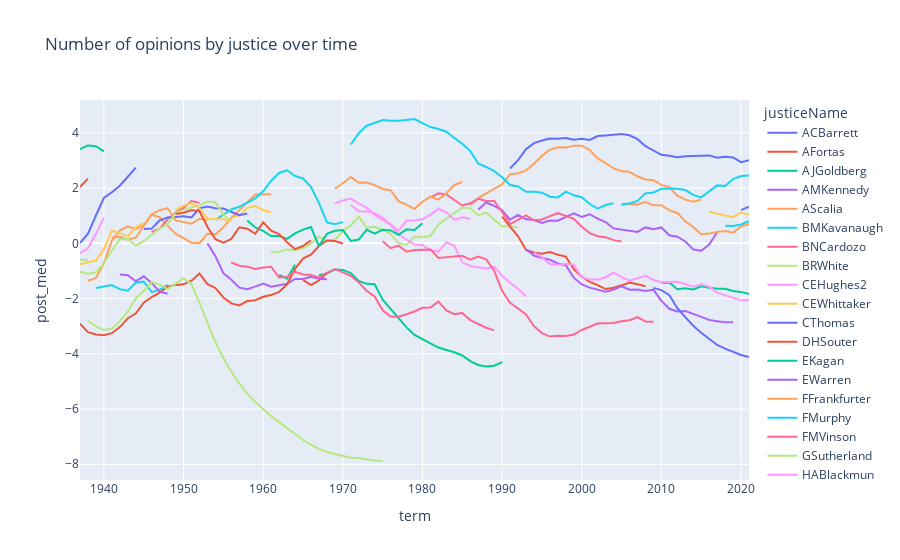

Notebook cell for this chart:
### Code cell
px.line(df, x="term", y="post_med", color="justiceName", title="Number of opinions by justice over time")

### Figure 1 — Plotly figure (JSON) as saved in the notebook; plotly's stock layout.template omitted (floating-point values rounded to 4 significant figures)
{"data": [{"hovertemplate": "justiceName=ACBarrett<br>term=%{x}<br>post_med=%{y}<extra></extra>", "legendgroup": "ACBarrett", "line": {"color": "#636efa", "dash": "solid"}, "marker": {"symbol": "circle"}, "mode": "lines", "name": "ACBarrett", "orientation": "v", "showlegend": true, "type": "scatter", "x": [2020, 2021], "xaxis": "x", "y": [1.201, 1.326], "yaxis": "y"}, {"hovertemplate": "justiceName=AFortas<br>term=%{x}<br>post_med=%{y}<extra></extra>", "legendgroup": "AFortas", "line": {"color": "#EF553B", "dash": "solid"}, "marker": {"symbol": "circle"}, "mode": "lines", "name": "AFortas", "orientation": "v", "showlegend": true, "type": "scatter", "x": [1965, 1966, 1967, 1968], "xaxis": "x", "y": [-1.321, -1.508, -1.347, -1.08], "yaxis": "y"}, {"hovertemplate": "justiceName=AJGoldberg<br>term=%{x}<br>post_med=%{y}<extra></extra>", "legendgroup": "AJGoldberg", "line": {"color": "#00cc96", "dash": "solid"}, "marker": {"symbol": "circle"}, "mode": "lines", "name": "AJGoldberg", "orientation": "v", "showlegend": true, "type": "scatter", "x": [1962, 1963, 1964], "xaxis": "x", "y": [-1.145, -1.282, -0.777], "yaxis": "y"}, {"hovertemplate": "justiceName=AMKennedy<br>term=%{x}<br>post_med=%{y}<extra></extra>", "legendgroup": "AMKennedy", "line": {"color": "#ab63fa", "dash": "solid"}, "marker": {"symbol": "circle"}, "mode": "lines", "name": "AMKennedy", "orientation": "v", "showlegend": true, "type": "scatter", "x": [1987, 1988, 1989, 1990, 1991, 1992, 1993, 1994, 1995, 1996, 1997, 1998, 1999, 2000, 2001, 2002, 2003, 2004, 2005, 2006, 2007, 2008, 2009, 2010, 2011, 2012, 2013, 2014, 2015, 2016, 2017], "xaxis": "x", "y": [1.213, 1.478, 1.355, 1.198, 0.857, 1.027, 0.871, 0.847, 0.735, 0.826, 0.821, 0.948, 1.085, 0.957, 1.054, 0.895, 0.766, 0.54, 0.499, 0.457, 0.411, 0.576, 0.512, 0.575, 0.294, 0.239, 0.069, -0.223, -0.267, -0.047, 0.399], "yaxis": "y"}, {"hovertemplate": "justiceName=AScalia<br>term=%{x}<br>post_med=%{y}<extra></extra>", "legendgroup": "AScalia", "line": {"color": "#FFA15A", "dash": "solid"}, "marker": {"symbol": "circle"}, "mode": "lines", "name": "AScalia", "orientation": "v", "showlegend": true, "type": "scatter", "x": [1986, 1987, 1988, 1989, 1990, 1991, 1992, 1993, 1994, 1995, 1996, 1997, 1998, 1999, 2000, 2001, 2002, 2003, 2004, 2005, 2006, 2007, 2008, 2009, 2010, 2011, 2012, 2013, 2014, 2015], "xaxis": "x", "y": [1.381, 1.638, 1.808, 1.985, 2.139, 2.499, 2.533, 2.638, 2.879, 3.168, 3.394, 3.475, 3.466, 3.537, 3.537, 3.375, 3.077, 2.906, 2.711, 2.622, 2.582, 2.428, 2.311, 2.287, 2.115, 2.04, 1.723, 1.584, 1.505, 1.585], "yaxis": "y"}, {"hovertemplate": "justiceName=BMKavanaugh<br>term=%{x}<br>post_med=%{y}<extra></extra>", "legendgroup": "BMKavanaugh", "line": {"color": "#19d3f3", "dash": "solid"}, "marker": {"symbol": "circle"}, "mode": "lines", "name": "BMKavanaugh", "orientation": "v", "showlegend": true, "type": "scatter", "x": [2018, 2019, 2020, 2021], "xaxis": "x", "y": [0.635, 0.625, 0.682, 0.806], "yaxis": "y"}, {"hovertemplate": "justiceName=BNCardozo<br>term=%{x}<br>post_med=%{y}<extra></extra>", "legendgroup": "BNCardozo", "line": {"color": "#FF6692", "dash": "solid"}, "marker": {"symbol": "circle"}, "mode": "lines", "name": "BNCardozo", "orientation": "v", "showlegend": true, "type": "scatter", "x": [1937], "xaxis": "x", "y": [-1.546], "yaxis": "y"}, {"hovertemplate": "justiceName=BRWhite<br>term=%{x}<br>post_med=%{y}<extra></extra>", "legendgroup": "BRWhite", "line": {"color": "#B6E880", "dash": "solid"}, "marker": {"symbol": "circle"}, "mode": "lines", "name": "BRWhite", "orientation": "v", "showlegend": true, "type": "scatter", "x": [1961, 1962, 1963, 1964, 1965, 1966, 1967, 1968, 1969, 1970, 1971, 1972, 1973, 1974, 1975, 1976, 1977, 1978, 1979, 1980, 1981, 1982, 1983, 1984, 1985, 1986, 1987, 1988, 1989, 1990, 1991, 1992], "xaxis": "x", "y": [-0.326, -0.301, -0.22, -0.247, -0.193, -0.017, 0.246, 0.087, 0.131, 0.451, 0.639, 0.968, 0.56, 0.601, 0.493, 0.342, 0.006, -0.056, 0.246, 0.223, 0.264, 0.673, 0.895, 1.08, 1.294, 1.272, 1.021, 1.111, 0.874, 0.612, 0.629, 0.576], "yaxis": "y"}, {"hovertemplate": "justiceName=CEHughes2<br>term=%{x}<br>post_med=%{y}<extra></extra>", "legendgroup": "CEHughes2", "line": {"color": "#FF97FF", "dash": "solid"}, "marker": {"symbol": "circle"}, "mode": "lines", "name": "CEHughes2", "orientation": "v", "showlegend": true, "type": "scatter", "x": [1937, 1938, 1939, 1940], "xaxis": "x", "y": [-0.355, -0.177, 0.344, 0.93], "yaxis": "y"}, {"hovertemplate": "justiceName=CEWhittaker<br>term=%{x}<br>post_med=%{y}<extra></extra>", "legendgroup": "CEWhittaker", "line": {"color": "#FECB52", "dash": "solid"}, "marker": {"symbol": "circle"}, "mode": "lines", "name": "CEWhittaker", "orientation": "v", "showlegend": true, "type": "scatter", "x": [1956, 1957, 1958, 1959, 1960, 1961], "xaxis": "x", "y": [0.96, 1.012, 1.275, 1.361, 1.199, 1.126], "yaxis": "y"}, {"hovertemplate": "justiceName=CThomas<br>term=%{x}<br>post_med=%{y}<extra></extra>", "legendgroup": "CThomas", "line": {"color": "#636efa", "dash": "solid"}, "marker": {"symbol": "circle"}, "mode": "lines", "name": "CThomas", "orientation": "v", "showlegend": true, "type": "scatter", "x": [1991, 1992, 1993, 1994, 1995, 1996, 1997, 1998, 1999, 2000, 2001, 2002, 2003, 2004, 2005, 2006, 2007, 2008, 2009, 2010, 2011, 2012, 2013, 2014, 2015, 2016, 2017, 2018, 2019, 2020, 2021], "xaxis": "x", "y": [2.711, 3.015, 3.407, 3.628, 3.721, 3.793, 3.785, 3.813, 3.752, 3.783, 3.745, 3.887, 3.908, 3.932, 3.955, 3.914, 3.773, 3.516, 3.374, 3.206, 3.174, 3.121, 3.155, 3.151, 3.173, 3.184, 3.1, 3.135, 3.11, 2.941, 3.014], "yaxis": "y"}, {"hovertemplate": "justiceName=DHSouter<br>term=%{x}<br>post_med=%{y}<extra></extra>", "legendgroup": "DHSouter", "line": {"color": "#EF553B", "dash": "solid"}, "marker": {"symbol": "circle"}, "mode": "lines", "name": "DHSouter", "orientation": "v", "showlegend": true, "type": "scatter", "x": [1990, 1991, 1992, 1993, 1994, 1995, 1996, 1997, 1998, 1999, 2000, 2001, 2002, 2003, 2004, 2005, 2006, 2007, 2008], "xaxis": "x", "y": [0.968, 0.602, 0.256, -0.238, -0.334, -0.377, -0.317, -0.415, -0.482, -0.936, -1.204, -1.396, -1.511, -1.656, -1.609, -1.52, -1.419, -1.484, -1.553], "yaxis": "y"}, {"hovertemplate": "justiceName=EKagan<br>term=%{x}<br>post_med=%{y}<extra></extra>", "legendgroup": "EKagan", "line": {"color": "#00cc96", "dash": "solid"}, "marker": {"symbol": "circle"}, "mode": "lines", "name": "EKagan", "orientation": "v", "showlegend": true, "type": "scatter", "x": [2010, 2011, 2012, 2013, 2014, 2015, 2016, 2017, 2018, 2019, 2020, 2021], "xaxis": "x", "y": [-1.43, -1.421, -1.662, -1.625, -1.667, -1.556, -1.606, -1.645, -1.645, -1.726, -1.758, -1.835], "yaxis": "y"}, {"hovertemplate": "justiceName=EWarren<br>term=%{x}<br>post_med=%{y}<extra></extra>", "legendgroup": "EWarren", "line": {"color": "#ab63fa", "dash": "solid"}, "marker": {"symbol": "circle"}, "mode": "lines", "name": "EWarren", "orientation": "v", "showlegend": true, "type": "scatter", "x": [1953, 1954, 1955, 1956, 1957, 1958, 1959, 1960, 1961, 1962, 1963, 1964, 1965, 1966, 1967, 1968], "xaxis": "x", "y": [0, -0.464, -1.081, -1.322, -1.604, -1.661, -1.567, -1.455, -1.573, -1.517, -1.465, -1.289, -1.287, -1.213, -1.28, -1.301], "yaxis": "y"}, {"hovertemplate": "justiceName=FFrankfurter<br>term=%{x}<br>post_med=%{y}<extra></extra>", "legendgroup": "FFrankfurter", "line": {"color": "#FFA15A", "dash": "solid"}, "marker": {"symbol": "circle"}, "mode": "lines", "name": "FFrankfurter", "orientation": "v", "showlegend": true, "type": "scatter", "x": [1938, 1939, 1940, 1941, 1942, 1943, 1944, 1945, 1946, 1947, 1948, 1949, 1950, 1951, 1952, 1953, 1954, 1955, 1956, 1957, 1958, 1959, 1960, 1961], "xaxis": "x", "y": [-1.353, -1.249, -0.722, 0.101, 0.465, 0.612, 0.511, 0.654, 1.037, 0.945, 0.633, 0.345, 0.187, 0.022, 0.007, 0.35, 0.324, 0.587, 0.915, 1.182, 1.482, 1.766, 1.778, 1.778], "yaxis": "y"}, {"hovertemplate": "justiceName=FMurphy<br>term=%{x}<br>post_med=%{y}<extra></extra>", "legendgroup": "FMurphy", "line": {"color": "#19d3f3", "dash": "solid"}, "marker": {"symbol": "circle"}, "mode": "lines", "name": "FMurphy", "orientation": "v", "showlegend": true, "type": "scatter", "x": [1939, 1940, 1941, 1942, 1943, 1944, 1945, 1946, 1947, 1948], "xaxis": "x", "y": [-1.613, -1.565, -1.513, -1.658, -1.715, -1.427, -1.388, -1.765, -1.678, -1.502], "yaxis": "y"}, {"hovertemplate": "justiceName=FMVinson<br>term=%{x}<br>post_med=%{y}<extra></extra>", "legendgroup": "FMVinson", "line": {"color": "#FF6692", "dash": "solid"}, "marker": {"symbol": "circle"}, "mode": "lines", "name": "FMVinson", "orientation": "v", "showlegend": true, "type": "scatter", "x": [1946, 1947, 1948, 1949, 1950, 1951, 1952], "xaxis": "x", "y": [0.413, 0.535, 0.87, 1.115, 1.28, 1.531, 1.465], "yaxis": "y"}, {"hovertemplate": "justiceName=GSutherland<br>term=%{x}<br>post_med=%{y}<extra></extra>", "legendgroup": "GSutherland", "line": {"color": "#B6E880", "dash": "solid"}, "marker": {"symbol": "circle"}, "mode": "lines", "name": "GSutherland", "orientation": "v", "showlegend": true, "type": "scatter", "x": [1937], "xaxis": "x", "y": [1.564], "yaxis": "y"}, {"hovertemplate": "justiceName=HABlackmun<br>term=%{x}<br>post_med=%{y}<extra></extra>", "legendgroup": "HABlackmun", "line": {"color": "#FF97FF", "dash": "solid"}, "marker": {"symbol": "circle"}, "mode": "lines", "name": "HABlackmun", "orientation": "v", "showlegend": true, "type": "scatter", "x": [1969, 1970, 1971, 1972, 1973, 1974, 1975, 1976, 1977, 1978, 1979, 1980, 1981, 1982, 1983, 1984, 1985, 1986, 1987, 1988, 1989, 1990, 1991, 1992, 1993], "xaxis": "x", "y": [1.448, 1.552, 1.621, 1.437, 1.292, 1.031, 0.847, 0.674, 0.318, 0.144, -0.047, -0.073, -0.241, -0.3, 0.032, -0.077, -0.688, -0.816, -0.877, -0.921, -0.852, -1.173, -1.428, -1.647, -1.927], "yaxis": "y"}, {"hovertemplate": "justiceName=HFStone<br>term=%{x}<br>post_med=%{y}<extra></extra>", "legendgroup": "HFStone", "line": {"color": "#FECB52", "dash": "solid"}, "marker": {"symbol": "circle"}, "mode": "lines", "name": "HFStone", "orientation": "v", "showlegend": true, "type": "scatter", "x": [1937, 1938, 1939, 1940, 1941, 1942, 1943, 1944, 1945], "xaxis": "x", "y": [-0.758, -0.687, -0.614, -0.211, 0.454, 0.379, 0.246, 0.583, 0.732], "yaxis": "y"}, {"hovertemplate": "justiceName=HHBurton<br>term=%{x}<br>post_med=%{y}<extra></extra>", "legendgroup": "HHBurton", "line": {"color": "#636efa", "dash": "solid"}, "marker": {"symbol": "circle"}, "mode": "lines", "name": "HHBurton", "orientation": "v", "showlegend": true, "type": "scatter", "x": [1945, 1946, 1947, 1948, 1949, 1950, 1951, 1952, 1953, 1954, 1955, 1956, 1957, 1958], "xaxis": "x", "y": [0.516, 0.533, 0.829, 0.939, 0.956, 0.983, 0.94, 1.27, 1.331, 1.272, 1.258, 1.152, 1.017, 1.077], "yaxis": "y"}, {"hovertemplate": "justiceName=HLBlack<br>term=%{x}<br>post_med=%{y}<extra></extra>", "legendgroup": "HLBlack", "line": {"color": "#EF553B", "dash": "solid"}, "marker": {"symbol": "circle"}, "mode": "lines", "name": "HLBlack", "orientation": "v", "showlegend": true, "type": "scatter", "x": [1937, 1938, 1939, 1940, 1941, 1942, 1943, 1944, 1945, 1946, 1947, 1948, 1949, 1950, 1951, 1952, 1953, 1954, 1955, 1956, 1957, 1958, 1959, 1960, 1961, 1962, 1963, 1964, 1965, 1966, 1967, 1968, 1969, 1970], "xaxis": "x", "y": [-2.905, -3.219, -3.301, -3.329, -3.253, -3.032, -2.711, -2.541, -2.148, -1.944, -1.783, -1.571, -1.505, -1.485, -1.351, -1.091, -1.477, -1.616, -1.96, -2.174, -2.25, -2.089, -2.057, -1.936, -1.873, -1.762, -1.484, -0.926, -0.553, -0.413, -0.097, 0.103, 0.082, -0.007], "yaxis": "y"}, {"hovertemplate": "justiceName=JCMcReynolds<br>term=%{x}<br>post_med=%{y}<extra></extra>", "legendgroup": "JCMcReynolds", "line": {"color": "#00cc96", "dash": "solid"}, "marker": {"symbol": "circle"}, "mode": "lines", "name": "JCMcReynolds", "orientation": "v", "showlegend": true, "type": "scatter", "x": [1937, 1938, 1939, 1940], "xaxis": "x", "y": [3.414, 3.545, 3.516, 3.327], "yaxis": "y"}, {"hovertemplate": "justiceName=JFByrnes<br>term=%{x}<br>post_med=%{y}<extra></extra>", "legendgroup": "JFByrnes", "line": {"color": "#ab63fa", "dash": "solid"}, "marker": {"symbol": "circle"}, "mode": "lines", "name": "JFByrnes", "orientation": "v", "showlegend": true, "type": "scatter", "x": [1941], "xaxis": "x", "y": [-0.191], "yaxis": "y"}, {"hovertemplate": "justiceName=JGRoberts<br>term=%{x}<br>post_med=%{y}<extra></extra>", "legendgroup": "JGRoberts", "line": {"color": "#FFA15A", "dash": "solid"}, "marker": {"symbol": "circle"}, "mode": "lines", "name": "JGRoberts", "orientation": "v", "showlegend": true, "type": "scatter", "x": [2005, 2006, 2007, 2008, 2009, 2010, 2011, 2012, 2013, 2014, 2015, 2016, 2017, 2018, 2019, 2020, 2021], "xaxis": "x", "y": [1.387, 1.421, 1.408, 1.494, 1.379, 1.383, 1.192, 1.101, 0.797, 0.593, 0.332, 0.352, 0.415, 0.45, 0.384, 0.609, 0.7], "yaxis": "y"}, {"hovertemplate": "justiceName=JHarlan2<br>term=%{x}<br>post_med=%{y}<extra></extra>", "legendgroup": "JHarlan2", "line": {"color": "#19d3f3", "dash": "solid"}, "marker": {"symbol": "circle"}, "mode": "lines", "name": "JHarlan2", "orientation": "v", "showlegend": true, "type": "scatter", "x": [1954, 1955, 1956, 1957, 1958, 1959, 1960, 1961, 1962, 1963, 1964, 1965, 1966, 1967, 1968, 1969, 1970], "xaxis": "x", "y": [0.845, 1.051, 1.227, 1.324, 1.488, 1.63, 1.884, 2.267, 2.547, 2.645, 2.439, 2.348, 2.046, 1.467, 0.758, 0.688, 0.77], "yaxis": "y"}, {"hovertemplate": "justiceName=JPStevens<br>term=%{x}<br>post_med=%{y}<extra></extra>", "legendgroup": "JPStevens", "line": {"color": "#FF6692", "dash": "solid"}, "marker": {"symbol": "circle"}, "mode": "lines", "name": "JPStevens", "orientation": "v", "showlegend": true, "type": "scatter", "x": [1975, 1976, 1977, 1978, 1979, 1980, 1981, 1982, 1983, 1984, 1985, 1986, 1987, 1988, 1989, 1990, 1991, 1992, 1993, 1994, 1995, 1996, 1997, 1998, 1999, 2000, 2001, 2002, 2003, 2004, 2005, 2006, 2007, 2008, 2009], "xaxis": "x", "y": [0.08, -0.177, -0.082, -0.301, -0.238, -0.221, -0.22, -0.531, -0.5, -0.46, -0.453, -0.589, -0.482, -0.579, -0.992, -1.718, -2.153, -2.359, -2.571, -2.992, -3.254, -3.375, -3.349, -3.357, -3.303, -3.136, -3.027, -2.904, -2.889, -2.883, -2.825, -2.786, -2.671, -2.827, -2.841], "yaxis": "y"}, {"hovertemplate": "justiceName=LDBrandeis<br>term=%{x}<br>post_med=%{y}<extra></extra>", "legendgroup": "LDBrandeis", "line": {"color": "#B6E880", "dash": "solid"}, "marker": {"symbol": "circle"}, "mode": "lines", "name": "LDBrandeis", "orientation": "v", "showlegend": true, "type": "scatter", "x": [1937, 1938], "xaxis": "x", "y": [-0.6, -0.6], "yaxis": "y"}, {"hovertemplate": "justiceName=LFPowell<br>term=%{x}<br>post_med=%{y}<extra></extra>", "legendgroup": "LFPowell", "line": {"color": "#FF97FF", "dash": "solid"}, "marker": {"symbol": "circle"}, "mode": "lines", "name": "LFPowell", "orientation": "v", "showlegend": true, "type": "scatter", "x": [1971, 1972, 1973, 1974, 1975, 1976, 1977, 1978, 1979, 1980, 1981, 1982, 1983, 1984, 1985, 1986], "xaxis": "x", "y": [1.39, 1.163, 1.155, 1.094, 0.92, 0.679, 0.453, 0.824, 0.823, 0.872, 1.038, 1.252, 1.123, 0.851, 0.941, 0.881], "yaxis": "y"}, {"hovertemplate": "justiceName=NMGorsuch<br>term=%{x}<br>post_med=%{y}<extra></extra>", "legendgroup": "NMGorsuch", "line": {"color": "#FECB52", "dash": "solid"}, "marker": {"symbol": "circle"}, "mode": "lines", "name": "NMGorsuch", "orientation": "v", "showlegend": true, "type": "scatter", "x": [2016, 2017, 2018, 2019, 2020, 2021], "xaxis": "x", "y": [1.135, 1.064, 0.991, 0.947, 1.113, 1.038], "yaxis": "y"}, {"hovertemplate": "justiceName=OJRoberts<br>term=%{x}<br>post_med=%{y}<extra></extra>", "legendgroup": "OJRoberts", "line": {"color": "#636efa", "dash": "solid"}, "marker": {"symbol": "circle"}, "mode": "lines", "name": "OJRoberts", "orientation": "v", "showlegend": true, "type": "scatter", "x": [1937, 1938, 1939, 1940, 1941, 1942, 1943, 1944], "xaxis": "x", "y": [0.013, 0.35, 1.008, 1.644, 1.848, 2.087, 2.41, 2.741], "yaxis": "y"}, {"hovertemplate": "justiceName=PButler<br>term=%{x}<br>post_med=%{y}<extra></extra>", "legendgroup": "PButler", "line": {"color": "#EF553B", "dash": "solid"}, "marker": {"symbol": "circle"}, "mode": "lines", "name": "PButler", "orientation": "v", "showlegend": true, "type": "scatter", "x": [1937, 1938], "xaxis": "x", "y": [2.042, 2.344], "yaxis": "y"}, {"hovertemplate": "justiceName=PStewart<br>term=%{x}<br>post_med=%{y}<extra></extra>", "legendgroup": "PStewart", "line": {"color": "#00cc96", "dash": "solid"}, "marker": {"symbol": "circle"}, "mode": "lines", "name": "PStewart", "orientation": "v", "showlegend": true, "type": "scatter", "x": [1958, 1959, 1960, 1961, 1962, 1963, 1964, 1965, 1966, 1967, 1968, 1969, 1970, 1971, 1972, 1973, 1974, 1975, 1976, 1977, 1978, 1979, 1980], "xaxis": "x", "y": [0.827, 0.574, 0.45, 0.263, 0.263, 0.161, 0.363, 0.497, 0.589, -0.099, 0.342, 0.455, 0.48, 0.088, 0.135, 0.488, 0.352, 0.489, 0.469, 0.312, 0.507, 0.484, 0.728], "yaxis": "y"}, {"hovertemplate": "justiceName=RBGinsburg<br>term=%{x}<br>post_med=%{y}<extra></extra>", "legendgroup": "RBGinsburg", "line": {"color": "#ab63fa", "dash": "solid"}, "marker": {"symbol": "circle"}, "mode": "lines", "name": "RBGinsburg", "orientation": "v", "showlegend": true, "type": "scatter", "x": [1993, 1994, 1995, 1996, 1997, 1998, 1999, 2000, 2001, 2002, 2003, 2004, 2005, 2006, 2007, 2008, 2009, 2010, 2011, 2012, 2013, 2014, 2015, 2016, 2017, 2018, 2019], "xaxis": "x", "y": [-0.211, -0.443, -0.529, -0.596, -0.73, -0.793, -1.244, -1.487, -1.604, -1.672, -1.751, -1.677, -1.557, -1.677, -1.675, -1.724, -1.678, -2.083, -2.37, -2.464, -2.453, -2.552, -2.662, -2.771, -2.819, -2.861, -2.858], "yaxis": "y"}, {"hovertemplate": "justiceName=RHJackson<br>term=%{x}<br>post_med=%{y}<extra></extra>", "legendgroup": "RHJackson", "line": {"color": "#FFA15A", "dash": "solid"}, "marker": {"symbol": "circle"}, "mode": "lines", "name": "RHJackson", "orientation": "v", "showlegend": true, "type": "scatter", "x": [1941, 1942, 1943, 1944, 1945, 1946, 1947, 1948, 1949, 1950, 1951, 1952, 1953], "xaxis": "x", "y": [0.2, 0.24, 0.135, 0.203, 0.628, 1.056, 1.199, 1.277, 0.831, 0.779, 0.71, 0.891, 0.843], "yaxis": "y"}, {"hovertemplate": "justiceName=SAAlito<br>term=%{x}<br>post_med=%{y}<extra></extra>", "legendgroup": "SAAlito", "line": {"color": "#19d3f3", "dash": "solid"}, "marker": {"symbol": "circle"}, "mode": "lines", "name": "SAAlito", "orientation": "v", "showlegend": true, "type": "scatter", "x": [2005, 2006, 2007, 2008, 2009, 2010, 2011, 2012, 2013, 2014, 2015, 2016, 2017, 2018, 2019, 2020, 2021], "xaxis": "x", "y": [1.413, 1.444, 1.538, 1.809, 1.838, 1.977, 1.99, 1.976, 1.929, 1.754, 1.665, 1.879, 2.098, 2.076, 2.328, 2.436, 2.454], "yaxis": "y"}, {"hovertemplate": "justiceName=SDOConnor<br>term=%{x}<br>post_med=%{y}<extra></extra>", "legendgroup": "SDOConnor", "line": {"color": "#FF6692", "dash": "solid"}, "marker": {"symbol": "circle"}, "mode": "lines", "name": "SDOConnor", "orientation": "v", "showlegend": true, "type": "scatter", "x": [1981, 1982, 1983, 1984, 1985, 1986, 1987, 1988, 1989, 1990, 1991, 1992, 1993, 1994, 1995, 1996, 1997, 1998, 1999, 2000, 2001, 2002, 2003, 2004, 2005], "xaxis": "x", "y": [1.658, 1.812, 1.77, 1.576, 1.372, 1.451, 1.61, 1.535, 1.533, 1.143, 0.699, 0.85, 1.012, 0.833, 0.863, 0.983, 1.092, 0.995, 0.886, 0.598, 0.37, 0.259, 0.223, 0.116, 0.069], "yaxis": "y"}, {"hovertemplate": "justiceName=SFReed<br>term=%{x}<br>post_med=%{y}<extra></extra>", "legendgroup": "SFReed", "line": {"color": "#B6E880", "dash": "solid"}, "marker": {"symbol": "circle"}, "mode": "lines", "name": "SFReed", "orientation": "v", "showlegend": true, "type": "scatter", "x": [1937, 1938, 1939, 1940, 1941, 1942, 1943, 1944, 1945, 1946, 1947, 1948, 1949, 1950, 1951, 1952, 1953, 1954, 1955, 1956], "xaxis": "x", "y": [-1.024, -1.111, -1.047, -0.727, -0.269, 0.154, 0.154, -0.076, 0.08, 0.297, 0.537, 0.696, 1.095, 1.212, 1.297, 1.373, 1.513, 1.493, 1.049, 0.786], "yaxis": "y"}, {"hovertemplate": "justiceName=SGBreyer<br>term=%{x}<br>post_med=%{y}<extra></extra>", "legendgroup": "SGBreyer", "line": {"color": "#FF97FF", "dash": "solid"}, "marker": {"symbol": "circle"}, "mode": "lines", "name": "SGBreyer", "orientation": "v", "showlegend": true, "type": "scatter", "x": [1994, 1995, 1996, 1997, 1998, 1999, 2000, 2001, 2002, 2003, 2004, 2005, 2006, 2007, 2008, 2009, 2010, 2011, 2012, 2013, 2014, 2015, 2016, 2017, 2018, 2019, 2020, 2021], "xaxis": "x", "y": [-0.324, -0.502, -0.746, -0.775, -0.742, -0.771, -1.231, -1.305, -1.308, -1.227, -1.06, -1.227, -1.353, -1.276, -1.178, -1.326, -1.399, -1.399, -1.39, -1.471, -1.57, -1.487, -1.57, -1.785, -1.875, -1.97, -2.064, -2.038], "yaxis": "y"}, {"hovertemplate": "justiceName=SMinton<br>term=%{x}<br>post_med=%{y}<extra></extra>", "legendgroup": "SMinton", "line": {"color": "#FECB52", "dash": "solid"}, "marker": {"symbol": "circle"}, "mode": "lines", "name": "SMinton", "orientation": "v", "showlegend": true, "type": "scatter", "x": [1949, 1950, 1951, 1952, 1953, 1954, 1955, 1956], "xaxis": "x", "y": [1.212, 1.36, 1.46, 1.273, 0.887, 0.892, 0.871, 0.832], "yaxis": "y"}, {"hovertemplate": "justiceName=SSotomayor<br>term=%{x}<br>post_med=%{y}<extra></extra>", "legendgroup": "SSotomayor", "line": {"color": "#636efa", "dash": "solid"}, "marker": {"symbol": "circle"}, "mode": "lines", "name": "SSotomayor", "orientation": "v", "showlegend": true, "type": "scatter", "x": [2009, 2010, 2011, 2012, 2013, 2014, 2015, 2016, 2017, 2018, 2019, 2020, 2021], "xaxis": "x", "y": [-1.613, -1.695, -1.876, -2.348, -2.673, -2.984, -3.238, -3.449, -3.68, -3.81, -3.915, -4.044, -4.116], "yaxis": "y"}, {"hovertemplate": "justiceName=TCClark<br>term=%{x}<br>post_med=%{y}<extra></extra>", "legendgroup": "TCClark", "line": {"color": "#EF553B", "dash": "solid"}, "marker": {"symbol": "circle"}, "mode": "lines", "name": "TCClark", "orientation": "v", "showlegend": true, "type": "scatter", "x": [1949, 1950, 1951, 1952, 1953, 1954, 1955, 1956, 1957, 1958, 1959, 1960, 1961, 1962, 1963, 1964, 1965, 1966], "xaxis": "x", "y": [1.059, 1.107, 1.195, 1.161, 0.603, 0.149, 0.026, 0.162, 0.582, 0.529, 0.347, 0.758, 0.46, 0.333, 0.042, -0.21, -0.097, 0.109], "yaxis": "y"}, {"hovertemplate": "justiceName=TMarshall<br>term=%{x}<br>post_med=%{y}<extra></extra>", "legendgroup": "TMarshall", "line": {"color": "#00cc96", "dash": "solid"}, "marker": {"symbol": "circle"}, "mode": "lines", "name": "TMarshall", "orientation": "v", "showlegend": true, "type": "scatter", "x": [1967, 1968, 1969, 1970, 1971, 1972, 1973, 1974, 1975, 1976, 1977, 1978, 1979, 1980, 1981, 1982, 1983, 1984, 1985, 1986, 1987, 1988, 1989, 1990], "xaxis": "x", "y": [-1.153, -1.09, -0.946, -0.961, -1.074, -1.361, -1.466, -1.484, -2.038, -2.374, -2.696, -3.044, -3.318, -3.472, -3.6, -3.774, -3.86, -3.942, -4.06, -4.264, -4.403, -4.46, -4.431, -4.301], "yaxis": "y"}, {"hovertemplate": "justiceName=WBRutledge<br>term=%{x}<br>post_med=%{y}<extra></extra>", "legendgroup": "WBRutledge", "line": {"color": "#ab63fa", "dash": "solid"}, "marker": {"symbol": "circle"}, "mode": "lines", "name": "WBRutledge", "orientation": "v", "showlegend": true, "type": "scatter", "x": [1942, 1943, 1944, 1945, 1946, 1947, 1948], "xaxis": "x", "y": [-1.132, -1.155, -1.375, -1.193, -1.435, -1.75, -1.828], "yaxis": "y"}, {"hovertemplate": "justiceName=WEBurger<br>term=%{x}<br>post_med=%{y}<extra></extra>", "legendgroup": "WEBurger", "line": {"color": "#FFA15A", "dash": "solid"}, "marker": {"symbol": "circle"}, "mode": "lines", "name": "WEBurger", "orientation": "v", "showlegend": true, "type": "scatter", "x": [1969, 1970, 1971, 1972, 1973, 1974, 1975, 1976, 1977, 1978, 1979, 1980, 1981, 1982, 1983, 1984, 1985], "xaxis": "x", "y": [1.976, 2.173, 2.404, 2.192, 2.204, 2.11, 1.97, 1.923, 1.519, 1.4, 1.241, 1.508, 1.692, 1.582, 1.812, 2.113, 2.221], "yaxis": "y"}, {"hovertemplate": "justiceName=WHRehnquist<br>term=%{x}<br>post_med=%{y}<extra></extra>", "legendgroup": "WHRehnquist", "line": {"color": "#19d3f3", "dash": "solid"}, "marker": {"symbol": "circle"}, "mode": "lines", "name": "WHRehnquist", "orientation": "v", "showlegend": true, "type": "scatter", "x": [1971, 1972, 1973, 1974, 1975, 1976, 1977, 1978, 1979, 1980, 1981, 1982, 1983, 1984, 1985, 1986, 1987, 1988, 1989, 1990, 1991, 1992, 1993, 1994, 1995, 1996, 1997, 1998, 1999, 2000, 2001, 2002, 2003, 2004], "xaxis": "x", "y": [3.58, 3.985, 4.258, 4.355, 4.465, 4.438, 4.438, 4.469, 4.502, 4.354, 4.211, 4.139, 4.043, 3.817, 3.605, 3.34, 2.891, 2.765, 2.612, 2.391, 2.113, 2.058, 1.868, 1.869, 1.834, 1.69, 1.663, 1.873, 1.738, 1.67, 1.423, 1.257, 1.388, 1.452], "yaxis": "y"}, {"hovertemplate": "justiceName=WJBrennan<br>term=%{x}<br>post_med=%{y}<extra></extra>", "legendgroup": "WJBrennan", "line": {"color": "#FF6692", "dash": "solid"}, "marker": {"symbol": "circle"}, "mode": "lines", "name": "WJBrennan", "orientation": "v", "showlegend": true, "type": "scatter", "x": [1956, 1957, 1958, 1959, 1960, 1961, 1962, 1963, 1964, 1965, 1966, 1967, 1968, 1969, 1970, 1971, 1972, 1973, 1974, 1975, 1976, 1977, 1978, 1979, 1980, 1981, 1982, 1983, 1984, 1985, 1986, 1987, 1988, 1989], "xaxis": "x", "y": [-0.692, -0.808, -0.844, -0.925, -0.878, -0.846, -1.236, -1.217, -1.033, -1.128, -1.145, -1.243, -1.072, -0.933, -1.049, -1.179, -1.411, -1.724, -1.923, -2.422, -2.651, -2.658, -2.568, -2.468, -2.334, -2.327, -2.11, -2.431, -2.562, -2.524, -2.778, -2.904, -3.057, -3.152], "yaxis": "y"}, {"hovertemplate": "justiceName=WODouglas<br>term=%{x}<br>post_med=%{y}<extra></extra>", "legendgroup": "WODouglas", "line": {"color": "#B6E880", "dash": "solid"}, "marker": {"symbol": "circle"}, "mode": "lines", "name": "WODouglas", "orientation": "v", "showlegend": true, "type": "scatter", "x": [1938, 1939, 1940, 1941, 1942, 1943, 1944, 1945, 1946, 1947, 1948, 1949, 1950, 1951, 1952, 1953, 1954, 1955, 1956, 1957, 1958, 1959, 1960, 1961, 1962, 1963, 1964, 1965, 1966, 1967, 1968, 1969, 1970, 1971, 1972, 1973, 1974, 1975], "xaxis": "x", "y": [-2.802, -3.011, -3.14, -3.093, -2.818, -2.47, -1.989, -1.729, -1.408, -1.492, -1.654, -1.463, -1.259, -1.48, -2.144, -2.883, -3.581, -4.154, -4.652, -5.068, -5.44, -5.744, -6.008, -6.251, -6.473, -6.682, -6.91, -7.121, -7.288, -7.44, -7.557, -7.623, -7.692, -7.761, -7.769, -7.818, -7.874, -7.881], "yaxis": "y"}], "layout": {"legend": {"title": {"text": "justiceName"}, "tracegroupgap": 0}, "title": {"text": "Number of opinions by justice over time"}, "xaxis": {"anchor": "y", "domain": [0, 1], "title": {"text": "term"}}, "yaxis": {"anchor": "x", "domain": [0, 1], "title": {"text": "post_med"}}}}
